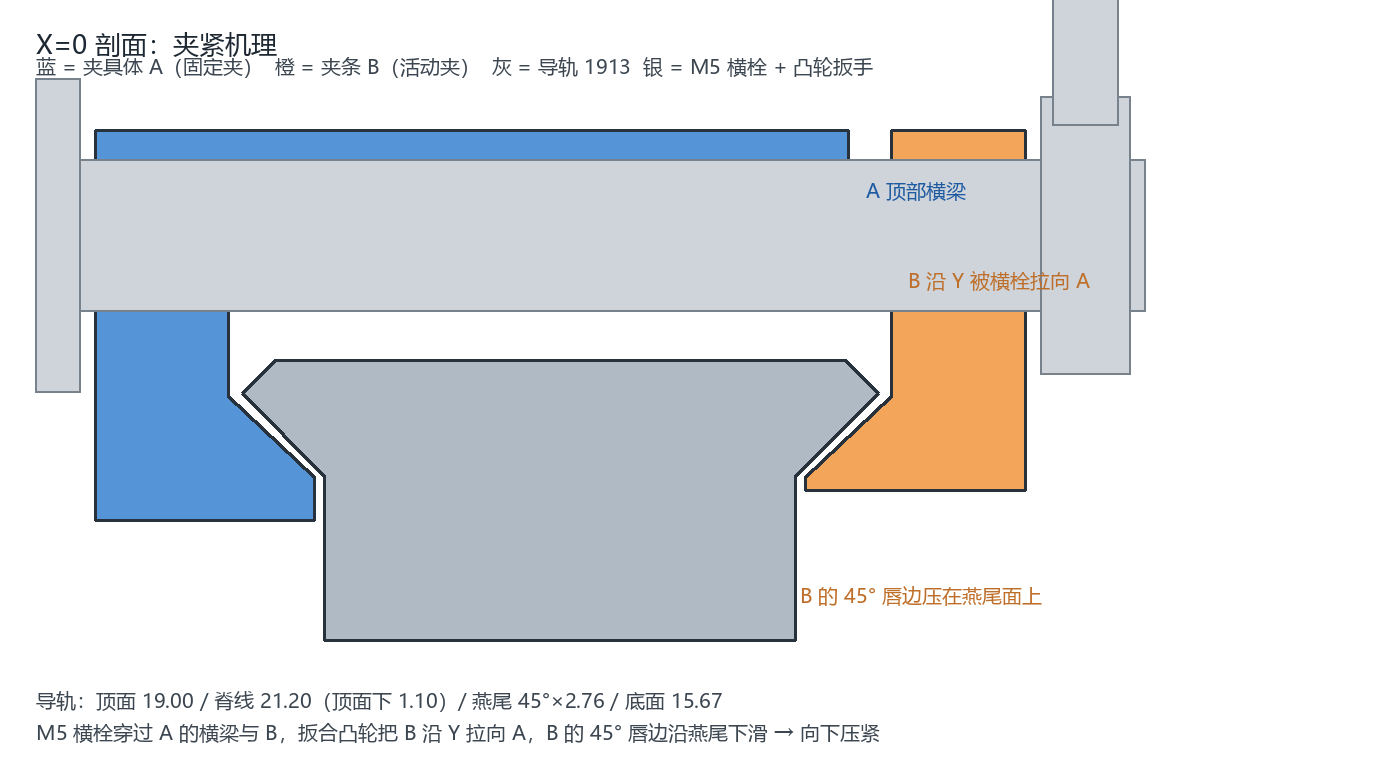

The script that saved this image:
# -*- coding: utf-8 -*-
"""剖面示意：导轨 + 夹具体 A + 夹条 B + 横栓/凸轮（X=0 处剖切）。"""
import math
import os
from PIL import Image, ImageDraw, ImageFont

OUT = os.path.dirname(os.path.abspath(__file__))
W_TOP, W_MAX, W_BASE, H = 19.00, 21.20, 15.67, 9.32
Z_CROWN = H - (W_MAX - W_TOP) / 2
Z_DOVE = Z_CROWN - (W_MAX - W_BASE) / 2
RAIL = [(-W_TOP / 2, H), (W_TOP / 2, H), (W_MAX / 2, Z_CROWN), (W_BASE / 2, Z_DOVE),
        (W_BASE / 2, 0.0), (-W_BASE / 2, 0.0), (-W_BASE / 2, Z_DOVE), (-W_MAX / 2, Z_CROWN)]

# 与 model_concept.py 一致的夹具体轮廓（YZ）
crownL = (-W_MAX / 2 - 0.35 * 1.24, Z_CROWN - 0.1)
doveL = (-W_BASE / 2 - 0.35, Z_DOVE - 0.05)
crownR = (W_MAX / 2 + 0.35 * 1.24, Z_CROWN - 0.1)
doveR = (W_BASE / 2 + 0.35, Z_DOVE - 0.05)

A = [(-15.5, 17), (9.6, 17), (9.6, 11.2), (crownL[0], 11.2), crownL, doveL, (doveL[0], 4), (-15.5, 4)]
B = [(crownR[0], 17), (15.5, 17), (15.5, 5), (doveR[0], 5), doveR, crownR]

S = 30.0
OX, OY = 560, 640
def P(y, z):
    return (OX + y * S, OY - z * S)

Wpx, Hpx = 1400, 780
img = Image.new("RGB", (Wpx, Hpx), "white")
d = ImageDraw.Draw(img)
try:
    f = ImageFont.truetype(r"C:\Windows\Fonts\msyh.ttc", 26)
    fs = ImageFont.truetype(r"C:\Windows\Fonts\msyh.ttc", 20)
except Exception:
    f = fs = ImageFont.load_default()

def poly_fill(pts, fill, outline=(40, 50, 60), w=3):
    p = [P(*q) for q in pts]
    d.polygon(p, fill=fill)
    d.line(p + [p[0]], fill=outline, width=w, joint="curve")

poly_fill(RAIL, (176, 186, 196))
poly_fill(A, (86, 148, 216))
poly_fill(B, (243, 166, 90))

# 横栓（沿 Y）
bolt = [(y, 13.5 - 2.5) for y in (-17.5, 19.5)] + [(y, 13.5 + 2.5) for y in (19.5, -17.5)]
poly_fill(bolt, (206, 212, 218), (120, 130, 140), 2)
# 垫片 / 凸轮
for (y0, y1, r) in [(-17.5, -16.0, 5.2), (16.0, 19.0, 4.6)]:
    disc = [(y0, 13.5 - r), (y1, 13.5 - r), (y1, 13.5 + r), (y0, 13.5 + r)]
    poly_fill(disc, (206, 212, 218), (120, 130, 140), 2)
# 扳手把
poly_fill([(16.4, 17.2), (18.6, 17.2), (18.6, 27.0), (16.4, 27.0)], (206, 212, 218), (120, 130, 140), 2)

# 标注
def note(xy, text, color=(60, 70, 80), font=fs, anchor="lm"):
    d.text(xy, text, font=font, fill=color, anchor=anchor)

d.text((36, 26), "X=0 剖面：夹紧机理", font=f, fill=(30, 40, 50))
note((36, 66), "蓝 = 夹具体 A（固定夹）  橙 = 夹条 B（活动夹）  灰 = 导轨 1913  银 = M5 横栓 + 凸轮扳手")

note((OX + 9.6 * S + 18, OY - 15.0 * S), "A 顶部横梁", (30, 90, 160))
note((OX + 11.0 * S + 18, OY - 12.0 * S), "B 沿 Y 被横栓拉向 A", (190, 110, 40))
note((OX + 8.0 * S, OY - 1.5 * S), "B 的 45° 唇边压在燕尾面上", (190, 110, 40))





note((36, 700), "导轨：顶面 19.00 / 脊线 21.20（顶面下 1.10）/ 燕尾 45°×2.76 / 底面 15.67", (60, 70, 80), fs)
note((36, 732), "M5 横栓穿过 A 的横梁与 B，扳合凸轮把 B 沿 Y 拉向 A，B 的 45° 唇边沿燕尾下滑 → 向下压紧", (60, 70, 80), fs)
img.save(os.path.join(OUT, "model_section.png"))
print("section ok")
